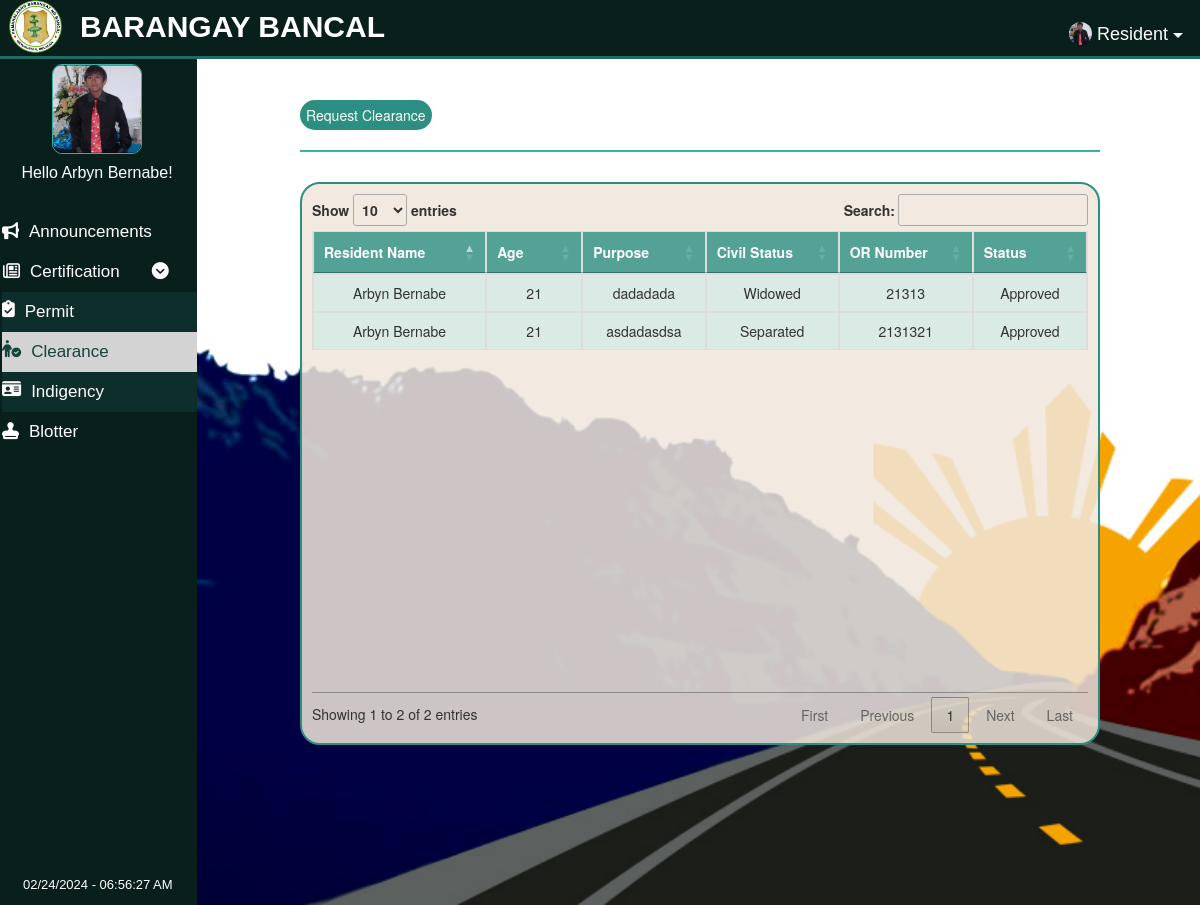
/pages/Clearanceuser/Clearanceuser.php (signed in), run on the app's committed database.
### tables this page shows
CREATE TABLE `tblresidents` (
  `id` int(11) NOT NULL,
  `name` varchar(100) NOT NULL,
  `contact` varchar(100) NOT NULL,
  `age` varchar(100) NOT NULL,
  `gender` varchar(100) NOT NULL,
  `address` varchar(100) NOT NULL,
  `User` varchar(100) NOT NULL,
  `Pass` varchar(100) NOT NULL,
  `img_url` varchar(100) NOT NULL
);

CREATE TABLE `tblclearances` (
  `id` int(11) NOT NULL,
  `user_id` int(11) NOT NULL,
  `rname` varchar(100) NOT NULL,
  `age` varchar(100) NOT NULL,
  `purpose` varchar(100) NOT NULL,
  `civil` varchar(100) NOT NULL,
  `ornumber` varchar(100) NOT NULL,
  `status` varchar(100) NOT NULL,
  `date` varchar(100) NOT NULL
);

### pages/Clearanceuser/Clearanceuser.php (the view, shortened to what this page needs)
<?php
include "config.php";
$userid=$_SESSION['userid'];
if(empty($_SESSION['userid']))
{
    header('location:../LoginPageuser/LoginPageuser.php');
}
else
{
?>
<!DOCTYPE html>
<html lang="en">
<head>
    <link rel="stylesheet" href="../../css/Clearanceuser.css">
    <link rel="stylesheet" href="https://cdnjs.cloudflare.com/ajax/libs/font-awesome/6.2.0/css/all.min.css">
    <link rel="stylesheet" href="https://cdnjs.cloudflare.com/ajax/libs/twitter-bootstrap/3.3.7/css/bootstrap.min.css" />
    <link rel="stylesheet" href="https://cdn.datatables.net/1.12.1/css/jquery.dataTables.min.css" />
</head>
<?php
            $query = "SELECT img_url FROM tblresidents WHERE id='$userid'";
            $sql = mysqli_query($conn,$query);
            if(mysqli_num_rows($sql)>0){
                while($images = mysqli_fetch_assoc($sql)){
        ?>
<body>
<div id="navbar" class="navbar-font">
<div class="dropdown" >
    <button class="btn dropdown-toggle btn-lg " type="button"  data-toggle="dropdown"><img src="../../image/<?=$images['img_url']?>" alt="default profile" id="navbar-pic" >Resident
    <span class="caret"></span></button>
  </div>
  <a href="../Permituser/Permituser.php">
    <img src="../../images/bmsLogo.png" alt="bmsLogo" id="bmsLogo" class="w3-bar-item">
        <h4 id="name">BARANGAY BANCAL </h4> </a>
    </div>
    <div id="sidebar" class="sidebar-font" >
    <img src="../../image/<?=$images['img_url']?>" alt="default profile" id="sidebar-pic" >
        <h4 id="hello">Hello <?php echo $_SESSION['name'];?>!</h4>
        <a href="../Announcementuser/Announcementuser.php" class="announcement"><i class="fa-solid fa-bullhorn"></i>Announcements</a>
        <button class="certs"><i class="fa-regular fa-newspaper"></i>Certification<i class="fa-solid fa-circle-chevron-down" style="margin-left: 32px;"></i></button>
        <div id="certs">
        <a href="../Permituser/Permituser.php" class="certs"><i class="fa-solid fa-clipboard-check"></i>Permit</a>
        <a href="../Clearanceuser/Clearanceuser.php" class="certs active"><i class="fa-solid fa-person-circle-check"></i>Clearance</a>
        <a href="../Indigencyuser/Indigencyuser.php" class="certs"><i class="fa-solid fa-id-card"></i>Indigency</a>
        </div>
        <a href="../Blotteruser/Blotteruser.php" class="blotter"><i class="fa-solid fa-stamp"></i>Blotter</a>
        <span id='ct7'  style="color: white;
                               font-size: 13px;
                               position:fixed;
                               bottom:10px;
                               left: 23px;
                               "></span>
    </div>
    <?php  }}?>
    <div class="main">
        <button type="submit" id="btn-submit" onclick="openForm()">Request Clearance</button>
        <hr style="border: 1px solid #37B3A3;">
        <div class="loginPopup">
        <br/>
        <div class="table-responsive text-nowrap" id="table">
        <table id="example" class="table table-bordered table-hover " style="width:100%" >
          <thead>
            <th width="180px">Resident Name</th>
            <th width="100px">Age</th>
            <th width="120px">Purpose</th>
            <th width="120px">Civil Status</th>
            <th width="120px">OR Number</th>
            <th width="120px">Status</th>
          </thead>
          <tbody>
          <?php
    $sql = "SELECT * FROM tblclearances WHERE `user_id`='$userid'";
    $result = mysqli_query($conn, $sql);
    while ($row = mysqli_fetch_assoc($result)) {
      ?>
      <tr class="text-center">
        <td><?php echo $row['rname'] ?></td>
        <td><?php echo $row['age'] ?></td>
        <td><?php echo $row['purpose'] ?></td>
        <td><?php echo $row['civil'] ?></td>
        <td><?php echo $row['ornumber'] ?></td>
        <td><?php echo $row['status'] ?></td>
    </tr>
    <?php
    }
  ?>
          </tbody>
        </table>
      </div>
    </div>
</body>
</html>
</body>
</html>
<?php
}
?>

### css/Clearanceuser.css (style rules this page uses)
body { height: 100%; width: 100%; background-image: url("../images/009.jpg"); background-size: cover; background-repeat: no-repeat; background-attachment: fixed; overflow: hidden; }
#sidebar { background-color: #091f1c; margin: 0; width: 200px; position: fixed; top: 59px; left: -3px; height: 100%; overflow: auto; z-index: 1; }
.navbar-font { font-family: "Century Gothic", CenturyGothic, AppleGothic, sans-serif; font-size: 20px; }
.sidebar-font { font-family: "Century Gothic", CenturyGothic, AppleGothic, sans-serif; font-size: 20px; }
#navbar { max-width: 100%; border-bottom: 3px solid #206a60; position: fixed; left: 0; width: 100%; height: 59px; text-align: right; background-color:#091f1c; top: 0; z-index: 1; }
#name { position: fixed; top: 0px; left: 80px; font-size: 30px; font-weight: 800; color: white; }
.dropdown { border: none; position: relative; top: 11px; float: right; }
.btn { all: unset; color: white; }
#bmsLogo { height: 55px; width: 55px; position: fixed; top: -1px; left: 8px; }
#sidebar a { text-decoration: none; color: white; display: block; font-size: 17px; margin-left: 5px; padding-top: 8px; padding-bottom: 8px; }
#sidebar i { margin-right: 10px; }
#sidebar a.active { background-color: white; color:#091f1c; }
#certs a.active { background-color: #D3D3D3; color: #15443d; }
#hello { text-align: center; font-size: 16px; font-weight: 200; color: white; margin-bottom: 30px; }
.certs { background-color: #091f1c; color: white; border: none; font-size: 17px; height: 40px; width: 100%; text-align: left; }
#certs a { background-color: #0d2e2a; display: flex; }
body { display: grid; grid-template-columns: 200px 1fr; grid-template-areas: "header header" "sidebar main" "sidebar footer"; }
.main { grid-area: main; padding: 100px; overflow-x: auto; }
#btn-submit { height: 30px; border-radius: 20px; background-color: #2C8F82; border: none; color: white; }
.loginPopup { position: relative; text-align: center; width: 100%; margin-top: 70px; }
#table { position: relative; top: -60px; border: 2px solid #2C8F82; padding: 10px; background-color: rgba(240, 231, 220,0.85); border-radius: 20px; }
#table thead { background-color: rgba(44, 143, 130,0.8); color: white; }
#table td { background-color: rgba(195, 236, 231,0.5); }
#sidebar-pic { display: block; margin-left: auto; margin-right: auto; margin-top: 5px; width: 90px; height: 90px; border: 1px solid #37B3A3 ; border-radius: 10px ; }
#navbar-pic { width: 23px; height: 23px; border-radius: 75px; margin-right: 5px; margin-bottom: 3px; }
@media only screen and (min-width: 768px) { body { zoom: 80%; } }
@media only screen and (min-width: 1080px) { body { zoom: 125%; } }
@media only screen and (min-width: 990px) { body { zoom: 100%; } }

### data on the page
tblresidents: img_url (picture)
tblclearances: rname "Arbyn Bernabe", age "21", purpose "dadadada", civil "Widowed", ornumber "21313", status "Approved"
tblclearances: rname "Arbyn Bernabe", age "21", purpose "asdadasdsa", civil "Separated", ornumber "2131321", status "Approved"
